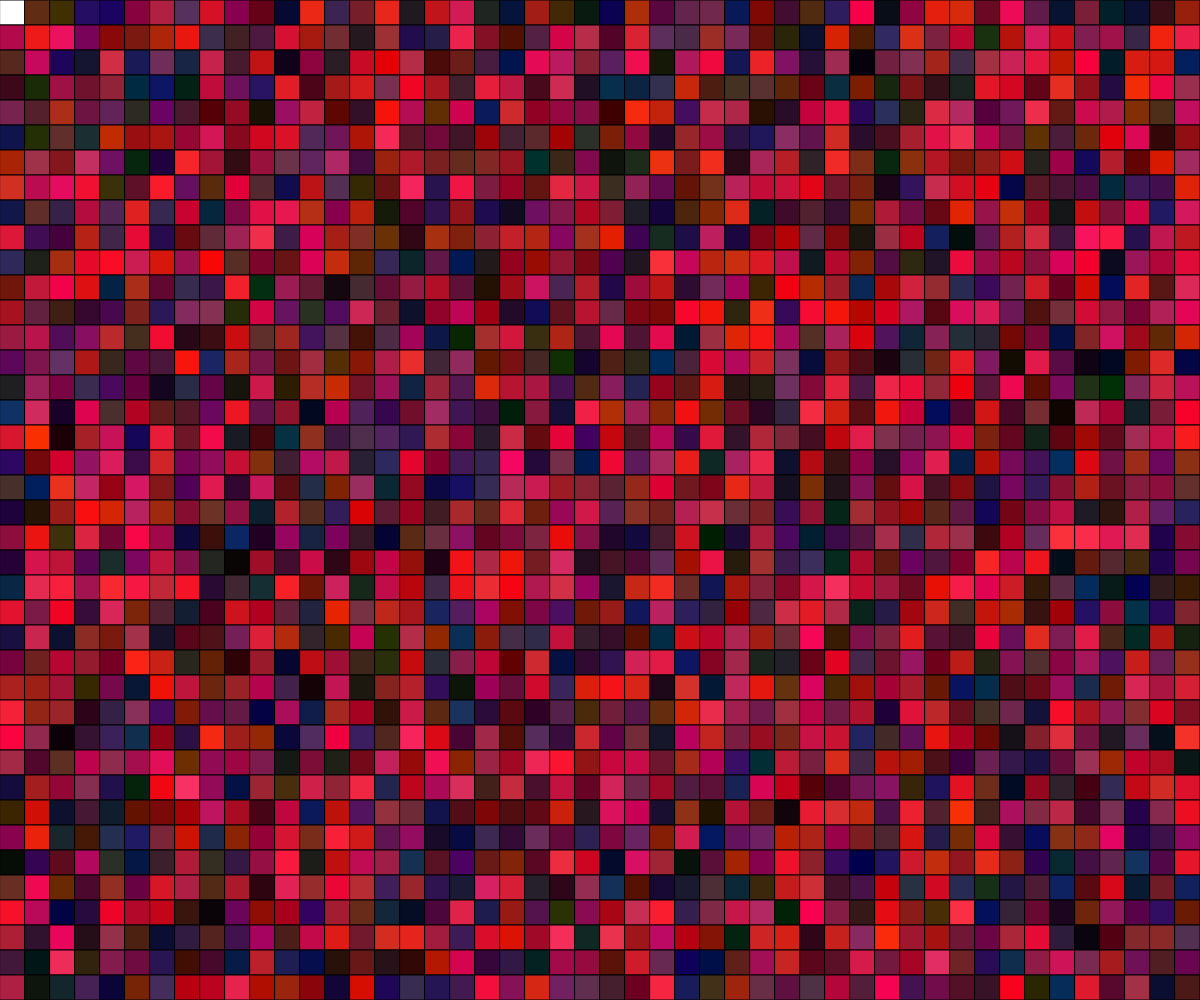
Frame 1 (no input)
Frame 60 (no input): identical to frame 1, image omitted
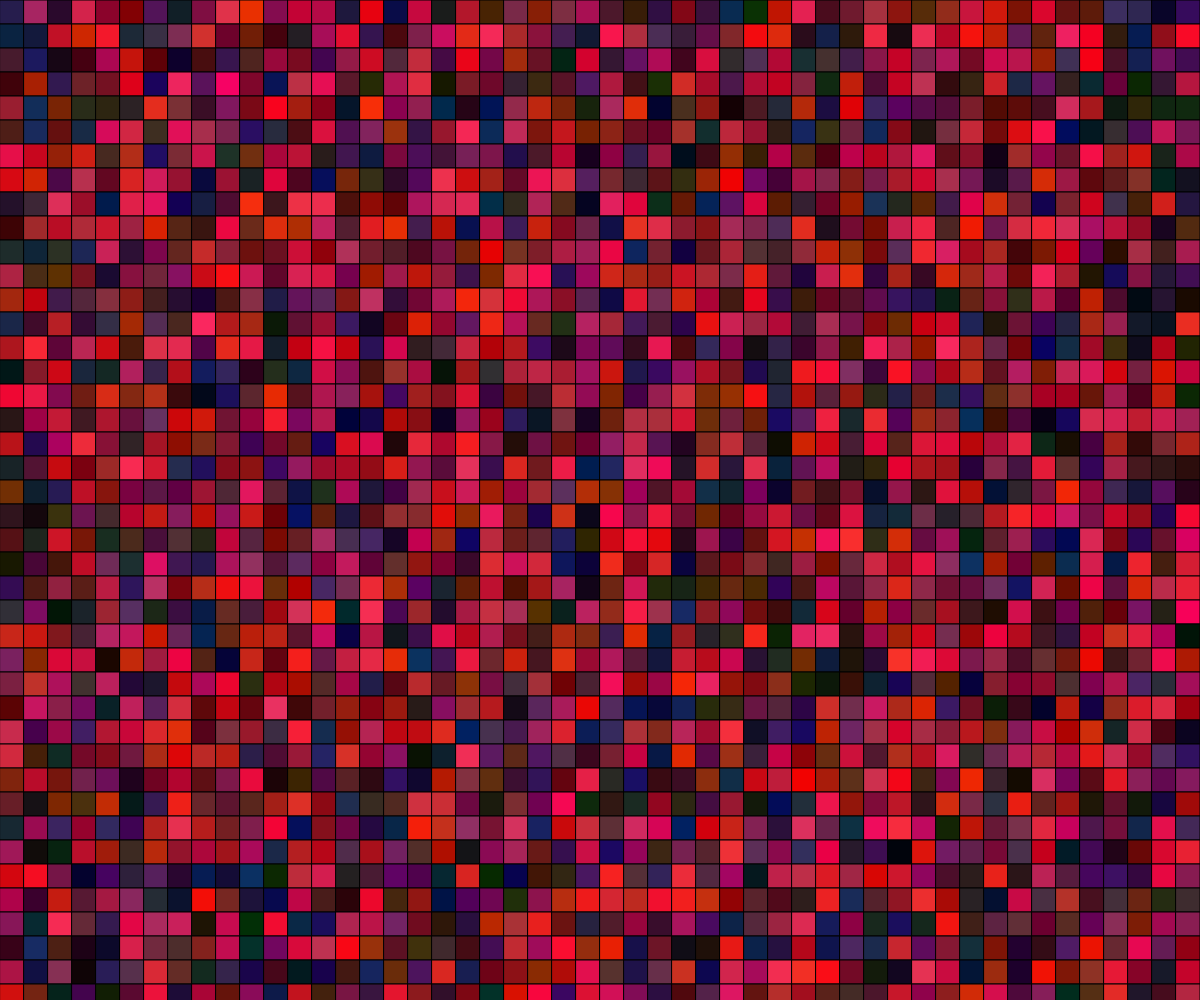
Frame 120 (the mouse pressed at the canvas centre since frame 60)

The p5.js sketch that drew these frames (run headless with seeded random() and noise() and a simulated clock; from frame 60 on, the mouse is pressed at the canvas centre):

// p5.js sketch
// ── sketch.js
// Multicolour Grid
// Yurui Qin
// March 12, 2025
//To draw a coloured grid affected by mouse input

let squareSize = 25; //Starting size of the square

function setup() {
  createCanvas(windowWidth, windowHeight);
  grid();
  document.addEventListener("contextmenu", event => event.preventDefault()) //gets rid of pop up when mouse right clicks
}

function draw() {

}

function grid(){ 
  for (let x = 0; x < width; x += squareSize) { //draws a grid that fits in frame
    for (let y = 0; y < height; y += squareSize) {
      stroke(0);
      square(x,y,squareSize); //draws a square
      fill(random(250),random(50),random(100)); //semi-randomly fills the square with different colour
    }
  }
}


function mousePressed() {
  if (mouseButton === RIGHT) { //Increase size of the squares if mouse right-clicked
    squareSize += 5;
  }
  if (squareSize >= 500){ //To avoid square dissapearing, if the square is too large it will not increase
    squareSize = 500;
  }

  if (mouseButton === LEFT) { //Decrease size of the squares if mouse left-clicked
    squareSize -= 1;
  }
  if (squareSize <= 10){ //To avoid program crashing, if the squares are too small it will not decrease any more
    squareSize = 510;
  }
  clear(); //Draws the current grid and removes previous grids
  grid();
}

function keyPressed(){
    grid(); //If a key is pressed then change the colour of the squares
}
